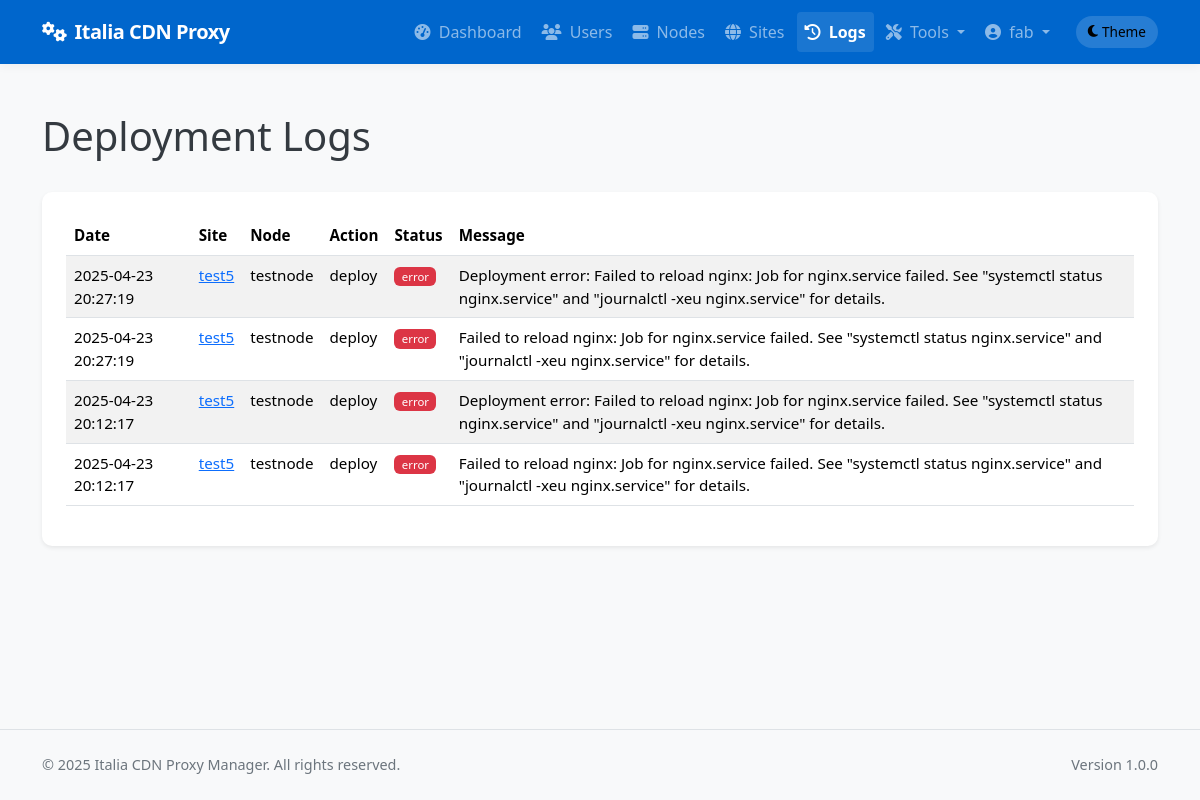
The page /admin/logs (signed in) on the database its author committed.
### app/models/models.py (models this page shows, shortened)
class User(db.Model, UserMixin):
    __tablename__ = 'users'
    id = db.Column(db.Integer, primary_key=True)
    username = db.Column(db.String(64), unique=True, index=True, nullable=False)
    email = db.Column(db.String(120), unique=True, index=True, nullable=False)
    password_hash = db.Column(db.String(128), nullable=False)
    role = db.Column(db.String(20), nullable=False, default='client')  # 'admin' or 'client'
    is_active = db.Column(db.Boolean, default=True)
    created_at = db.Column(db.DateTime, default=datetime.utcnow)
    last_login = db.Column(db.DateTime, nullable=True)
    sites = db.relationship('Site', backref='owner', lazy='dynamic')
    def is_admin(self):
        return self.role == 'admin'

class DeploymentLog(db.Model):
    __tablename__ = 'deployment_logs'
    id = db.Column(db.Integer, primary_key=True)
    site_id = db.Column(db.Integer, db.ForeignKey('sites.id'), nullable=False)
    node_id = db.Column(db.Integer, db.ForeignKey('nodes.id'), nullable=False)
    user_id = db.Column(db.Integer, db.ForeignKey('users.id'), nullable=True)  # Who performed the action
    action = db.Column(db.String(64), nullable=False)  # deploy, update, remove, ssl_renew, discovery, rollback
    status = db.Column(db.String(20), nullable=False)  # success, error
    message = db.Column(db.Text, nullable=True)
    created_at = db.Column(db.DateTime, default=datetime.utcnow)
    site = db.relationship('Site', backref=db.backref('deployment_logs', lazy='dynamic'))
    node = db.relationship('Node', backref=db.backref('deployment_logs', lazy='dynamic'))
    user = db.relationship('User', backref=db.backref('deployment_logs', lazy='dynamic'))

class Site(db.Model):
    __tablename__ = 'sites'
    id = db.Column(db.Integer, primary_key=True)
    name = db.Column(db.String(64), nullable=False)
    domain = db.Column(db.String(255), unique=True, nullable=False)
    protocol = db.Column(db.String(10), nullable=False, default='https')  # http or https
    origin_protocol = db.Column(db.String(10), nullable=False, default='http')  # http or https for origin
    origin_address = db.Column(db.String(255), nullable=False)  # Backend server address
    origin_port = db.Column(db.Integer, nullable=False)
    user_id = db.Column(db.Integer, db.ForeignKey('users.id'), nullable=True)  # Allow null for discovered sites
    is_active = db.Column(db.Boolean, default=True)
    is_blocked = db.Column(db.Boolean, default=False)
    is_discovered = db.Column(db.Boolean, default=False)  # Whether this site was discovered from node
    use_waf = db.Column(db.Boolean, default=False)
    waf_rule_level = db.Column(db.String(10), default='basic')  # basic, medium, strict
    waf_custom_rules = db.Column(db.Text, nullable=True)  # Custom WAF rules
    waf_max_request_size = db.Column(db.Integer, default=1)  # Max request size in MB
    waf_request_timeout = db.Column(db.Integer, default=60)  # Request timeout in seconds
    waf_block_tor_exit_nodes = db.Column(db.Boolean, default=False)  # Block Tor exit nodes
    waf_rate_limiting_enabled = db.Column(db.Boolean, default=False)  # Enable rate limiting
    waf_rate_limiting_requests = db.Column(db.Integer, default=100)  # Requests per minute
    waf_rate_limiting_burst = db.Column(db.Integer, default=200)  # Burst requests
    force_https = db.Column(db.Boolean, default=True)  # New column to force HTTP to HTTPS redirect
    enable_cache = db.Column(db.Boolean, default=True)
    cache_time = db.Column(db.Integer, default=3600)  # Cache time in seconds, default 1 hour
    cache_static_time = db.Column(db.Integer, default=86400)  # Cache time for static assets in seconds, default 1 day
    custom_cache_rules = db.Column(db.Text, nullable=True)  # Custom cache rules in Nginx format
    cache_browser_time = db.Column(db.Integer, default=3600)  # Browser cache time in seconds, default 1 hour
    use_geoip = db.Column(db.Boolean, default=False)  # Whether to use GeoIP filtering
    geoip_mode = db.Column(db.String(10), default='blacklist')  # 'blacklist' or 'whitelist'
    geoip_countries = db.Column(db.Text, nullable=True)  # Comma-separated list of country codes
    geoip_level = db.Column(db.String(10), default='nginx')  # 'nginx' or 'iptables'
    created_at = db.Column(db.DateTime, default=datetime.utcnow)
    updated_at = db.Column(db.DateTime, default=datetime.utcnow, onupdate=datetime.utcnow)
    custom_config = db.Column(db.Text, nullable=True)  # Additional Nginx configuration
    site_nodes = db.relationship('SiteNode', backref='site', lazy='dynamic')
    ssl_certificates = db.relationship('SSLCertificate', backref='site', lazy='dynamic')
    config_versions = db.relationship('ConfigVersion', backref='site', lazy='dynamic')

class Node(db.Model):
    __tablename__ = 'nodes'
    id = db.Column(db.Integer, primary_key=True)
    name = db.Column(db.String(64), unique=True, nullable=False)
    ip_address = db.Column(db.String(45), nullable=False)  # IPv4 or IPv6
    ssh_port = db.Column(db.Integer, default=22)
    ssh_user = db.Column(db.String(64), nullable=False)
    ssh_key_path = db.Column(db.String(256), nullable=True)  # Path to SSH key file
    _ssh_password = db.Column('ssh_password', db.String(256), nullable=True)  # Encrypted password (if using password auth)
    is_active = db.Column(db.Boolean, default=True)
    is_discovered = db.Column(db.Boolean, default=False)  # Whether this node was discovered from YAML
    created_at = db.Column(db.DateTime, default=datetime.utcnow)
    updated_at = db.Column(db.DateTime, default=datetime.utcnow, onupdate=datetime.utcnow)
    nginx_config_path = db.Column(db.String(256), default='/etc/nginx/conf.d')
    nginx_reload_command = db.Column(db.String(256), default='sudo systemctl reload nginx')
    detected_nginx_path = db.Column(db.String(256), nullable=True)  # Store detected nginx path
    site_nodes = db.relationship('SiteNode', backref='node', lazy='dynamic')
    @property
    def ssh_password(self):
        """Decrypt password when accessed"""
        from cryptography.fernet import Fernet
        from flask import current_app
        import base64
        if not self._ssh_password:
            return None
        try:
            key = current_app.config.get('PASSWORD_ENCRYPTION_KEY')
            if not key:
                import logging
                logging.warning("PASSWORD_ENCRYPTION_KEY not configured in application settings")
                if current_app.config.get('ENV') == 'production':
                    raise ValueError("Missing PASSWORD_ENCRYPTION_KEY in production environment")
                key = 'fallback_key_for_development_only'
            key = key.encode()
            import hashlib
            key_hash = hashlib.sha256(key).digest()
            fernet_key = base64.urlsafe_b64encode(key_hash)
            cipher = Fernet(fernet_key)
            decrypted = cipher.decrypt(self._ssh_password.encode())
            return decrypted.decode()
        except Exception as e:
            import logging
            logging.error(f"Error decrypting SSH password: {str(e)}")
            return None
    @ssh_password.setter
    def ssh_password(self, password):
        """Encrypt password when set"""
        if not password:
            self._ssh_password = None
            return
        from cryptography.fernet import Fernet
        from flask import current_app
        import base64
        try:
            key = current_app.config.get('PASSWORD_ENCRYPTION_KEY')
            if not key:
                import logging
                logging.warning("PASSWORD_ENCRYPTION_KEY not configured in application settings")
                if current_app.config.get('ENV') == 'production':
                    raise ValueError("Missing PASSWORD_ENCRYPTION_KEY in production environment")
                key = 'fallback_key_for_development_only'
            key = key.encode()
            import hashlib
            key_hash = hashlib.sha256(key).digest()
            fernet_key = base64.urlsafe_b64encode(key_hash)
            cipher = Fernet(fernet_key)
            encrypted = cipher.encrypt(password.encode())
            self._ssh_password = encrypted.decode()
        except Exception as e:
            import logging
            logging.error(f"Error encrypting SSH password: {str(e)}")
            self._ssh_password = None

### app/controllers/admin.py (the view)
@admin.route('/logs')
@login_required
@admin_required
def deployment_logs():
    logs = DeploymentLog.query.order_by(DeploymentLog.created_at.desc()).all()
    return render_template('admin/logs.html', logs=logs)

### app/templates/admin/logs.html (shortened to what this page needs)
{% extends 'base.html' %}
{% block content %}
<div class="container py-4">
    <div class="d-flex justify-content-between align-items-center mb-4">
        <h1>Deployment Logs</h1>
    </div>
    <div class="card shadow-sm">
        <div class="card-body">
            {% if logs %}
                <div class="table-responsive">
                    <table class="table table-striped table-hover">
                        <thead>
                            <tr>
                                <th>Date</th>
                                <th>Site</th>
                                <th>Node</th>
                                <th>Action</th>
                                <th>Status</th>
                                <th>Message</th>
                            </tr>
                        </thead>
                        <tbody>
                            {% for log in logs %}
                            <tr>
                                <td>{{ log.created_at.strftime('%Y-%m-%d %H:%M:%S') }}</td>
                                <td>
                                    <a href="{{ url_for('admin.view_site', site_id=log.site_id) }}">
                                        {{ log.site.name }}
                                    </a>
                                </td>
                                <td>{{ log.node.name }}</td>
                                <td>{{ log.action }}</td>
                                <td>
                                    <span class="badge bg-{{ 'success' if log.status == 'success' else 'danger' }}">
                                        {{ log.status }}
                                    </span>
                                </td>
                                <td>{{ log.message }}</td>
                            </tr>
                            {% endfor %}
                        </tbody>
                    </table>
                </div>
            {% else %}
                <div class="alert alert-info">
                    No deployment logs found.
                </div>
            {% endif %}
        </div>
    </div>
</div>
{% endblock %}

### app/templates/base.html (shortened to what this page needs)
<!DOCTYPE html>
<html lang="en" data-bs-theme="light">
<head>
    <link href="https://cdn.jsdelivr.net/npm/bootstrap@5.3.2/dist/css/bootstrap.min.css" rel="stylesheet">
    <link rel="stylesheet" href="https://cdnjs.cloudflare.com/ajax/libs/font-awesome/6.4.2/css/all.min.css">
    <link rel="stylesheet" href="{{ url_for('static', filename='css/main.css') }}">
</head>
<body>
    <header>
        <nav class="navbar navbar-expand-lg navbar-dark bg-primary">
            <div class="container">
                <a class="navbar-brand" href="/">
                    <i class="fas fa-cogs me-2"></i>Italia CDN Proxy
                </a>
                <div class="collapse navbar-collapse" id="navbarNav">
                    <ul class="navbar-nav ms-auto">
                        {% if current_user.is_authenticated %}
                            {% if current_user.is_admin() %}
                                <li class="nav-item">
                                    <a class="nav-link {% if request.endpoint == 'admin.dashboard' %}active{% endif %}" href="{{ url_for('admin.dashboard') }}">
                                        <i class="fas fa-tachometer-alt me-1"></i> Dashboard
                                    </a>
                                </li>
                                <li class="nav-item">
                                    <a class="nav-link {% if 'admin.list_users' in request.endpoint %}active{% endif %}" href="{{ url_for('admin.list_users') }}">
                                        <i class="fas fa-users me-1"></i> Users
                                    </a>
                                </li>
                                <li class="nav-item">
                                    <a class="nav-link {% if 'admin.list_nodes' in request.endpoint %}active{% endif %}" href="{{ url_for('admin.list_nodes') }}">
                                        <i class="fas fa-server me-1"></i> Nodes
                                    </a>
                                </li>
                                <li class="nav-item">
                                    <a class="nav-link {% if 'admin.list_sites' in request.endpoint %}active{% endif %}" href="{{ url_for('admin.list_sites') }}">
                                        <i class="fas fa-globe me-1"></i> Sites
                                    </a>
                                </li>
                                <li class="nav-item">
                                    <a class="nav-link {% if request.endpoint == 'admin.deployment_logs' %}active{% endif %}" href="{{ url_for('admin.deployment_logs') }}">
                                        <i class="fas fa-history me-1"></i> Logs
                                    </a>
                                </li>
                                <li class="nav-item dropdown">
                                    <a class="nav-link dropdown-toggle" href="#" id="adminToolsDropdown" role="button" data-bs-toggle="dropdown" aria-expanded="false">
                                        <i class="fas fa-tools me-1"></i> Tools
                                    </a>
                                </li>
                            {% endif %}
                            <li class="nav-item dropdown">
                                <a class="nav-link dropdown-toggle" href="#" id="userDropdown" role="button" data-bs-toggle="dropdown" aria-expanded="false">
                                    <i class="fas fa-user-circle me-1"></i> {{ current_user.username }}
                                </a>
                            </li>
                        {% endif %}
                        <li class="nav-item d-flex align-items-center">
                            <button id="themeToggle" class="theme-toggle border-0" aria-label="Toggle theme">
                                <i class="fas fa-moon me-1"></i>
                                <span class="d-none d-md-inline">Theme</span>
                            </button>
                        </li>
                    </ul>
                </div>
            </div>
        </nav>
    </header>
    <main>
        {% block content %}{% endblock %}
    </main>
    <footer class="py-4 mt-auto border-top">
        <div class="container">
            <div class="row">
                <div class="col-md-6 text-center text-md-start">
                    <p class="mb-0">&copy; 2025 Italia CDN Proxy Manager. All rights reserved.</p>
                </div>
                <div class="col-md-6 text-center text-md-end">
                    <p class="mb-0">Version 1.0.0</p>
                </div>
            </div>
        </div>
    </footer>
</body>
</html>

### rows shown on the page
User: username "fab"
DeploymentLog: created_at "2025-04-23 20:27:19", site.name "test5", node.name "testnode", action "deploy", status "error", message "Deployment error: Failed to reload nginx: Job for nginx.service failed. See \"systemctl status nginx.service\" and \"journalctl -xeu nginx.service\" for details."
DeploymentLog: created_at "2025-04-23 20:27:19", site.name "test5", node.name "testnode", action "deploy", status "error", message "Failed to reload nginx: Job for nginx.service failed. See \"systemctl status nginx.service\" and \"journalctl -xeu nginx.service\" for details."
DeploymentLog: created_at "2025-04-23 20:12:17", site.name "test5", node.name "testnode", action "deploy", status "error", message "Deployment error: Failed to reload nginx: Job for nginx.service failed. See \"systemctl status nginx.service\" and \"journalctl -xeu nginx.service\" for details."
DeploymentLog: created_at "2025-04-23 20:12:17", site.name "test5", node.name "testnode", action "deploy", status "error", message "Failed to reload nginx: Job for nginx.service failed. See \"systemctl status nginx.service\" and \"journalctl -xeu nginx.service\" for details."
